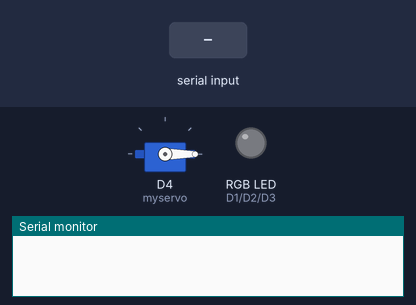
A sketch run on a simulated ESP8266 (NodeMCU). Parts: servo, an RGB LED mixed from three pins (HIGH = lit), the last lines printed to the serial monitor. The test bench sets the inputs (shaded band).

Above: at 2.2 s.
2.3 s: "L90\n" received over Serial
At 3.9 s:
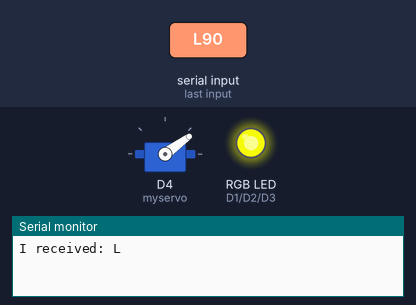
At 8.1 s:
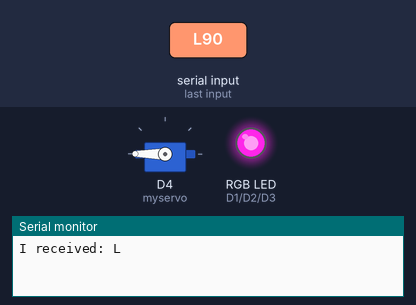
8.3 s: "90,45\n" received over Serial
10.5 s: "L,45\n" received over Serial
At 13.6 s:
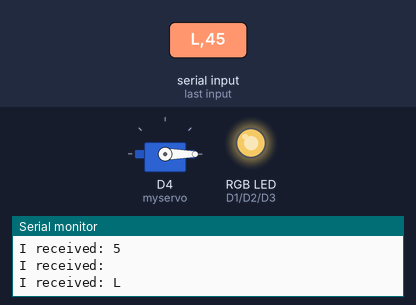
Timing chart, 0 to 19.5 s (numbered marks = the images above; inputs shaded):
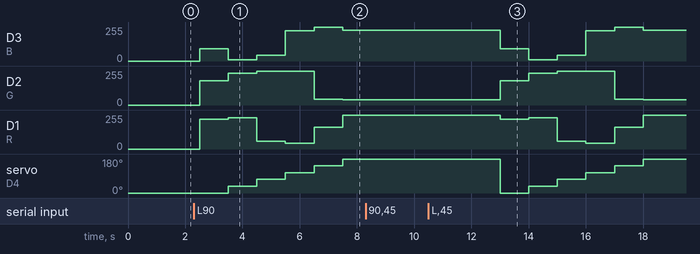

Measured:
- after the input at 2.3 s, D3 (B): 0/255 → 91/255 after 0.20 s, → 10/255 1.0 s later, → 45/255 1.0 s later, → 228/255 1.0 s later, … (6 changes in this stretch); D2 (G): 0/255 → 183/255 after 0.20 s, → 240/255 1.0 s later, → 252/255 1.0 s later, → 45/255 2.0 s later, … (5 changes in this stretch)
- after the input at 10.5 s, D3 (B): 231/255 → 91/255 after 2.5 s, → 10/255 1.0 s later, → 45/255 1.0 s later, → 228/255 1.0 s later, … (6 changes in this stretch); D2 (G): 38/255 → 183/255 after 2.5 s, → 240/255 1.0 s later, → 252/255 1.0 s later, → 45/255 2.0 s later, … (5 changes in this stretch)

The sketch:

ESP_8266_RECIEVER_RX.ino
```cpp
#include <Servo.h>

//Create Servo Object
Servo myservo;

#define servo_pin D4 // servo pin
#define servo_delay 1000
#define R D1
#define G D2
#define B D3
#define USE_SERIAL Serial

// Function prototype
void rgb(int red, int green, int blue);
int hexToDec(String hexVal);
void set_color(String hex);


// Global Varible
char incomingByte; // for incoming serial data
int pos = 0;
int i=0;
int j=5;
//RGB Color
char * RGB[8]={
  "#deb75b",
  "#ecf00a",
  "#3bfc2d",
  "#2dfce4",
  "#a32dfc",
  "#fc26e7",
  "#ff1499"};

//void setup
void setup() {
    USE_SERIAL.begin(115200); // opens serial port, sets data rate to 115200 bps
    pinMode(R, OUTPUT);
    pinMode(G, OUTPUT);
    pinMode(B, OUTPUT);
    myservo.attach(2); //D4
    myservo.write(0);
    delay(1000);
}

void loop() {

  // reply only when you receive data:
  if (USE_SERIAL.available() > 0) {
    // read the incoming byte:
    incomingByte = USE_SERIAL.read();
    // say what you got:
    USE_SERIAL.print("I received: ");
    USE_SERIAL.println(incomingByte);
  }

if(incomingByte == 'L'){
  for (pos = 0; pos <= 180; pos += 36) { // goes from 0 degrees to 180 degrees


    // in steps of 36 degree
    myservo.write(pos);              // tell servo to go to position in variable 'pos'
    set_color(RGB[i]);
    i++;
    delay(servo_delay);                       // waits 1 s for the servo to reach the position
    //pos check
    if(pos >= 180){
      incomingByte = 'A';
      i=0;
      return;
    }
  }
}

if(incomingByte == 'R'){
  for (pos = 180; pos >= 0; pos -= 36) { // goes from 180 degrees to 0 degrees


    myservo.write(pos);              // tell servo to go to position in variable 'pos'
    set_color(RGB[j]);
    j--;
    delay(servo_delay);                       // waits 1s for the servo to reach the position
    if(pos <= 0){
       incomingByte = 'A';
       j=5;
       return;
    }
  }
 }
delay(500);
}


void set_color(String hex){
    int r, g, b;
    if (hex.length() != 7){
        USE_SERIAL.println("Invalid color code");
        return;
    }
    r = hexToDec(hex.substring(1, 3));
    g = hexToDec(hex.substring(3, 5));
    b = hexToDec(hex.substring(5));
//    USE_SERIAL.println("set_color");
    rgb(r, g, b);
}

void rgb(int red, int green, int blue)
{
    analogWrite(R, red);
    analogWrite(G, green);
    analogWrite(B, blue);
}

//hex to decimal converter function
int hexToDec(String hexVal)
{
    int len = hexVal.length();
    int base = 1, i = 0;
    int dec_val = 0;

    for (i = 0; hexVal[i] != '\0'; i++){
        if (hexVal[i] >= 'a' && hexVal[i] <= 'z')
            hexVal[i] = hexVal[i] - 32;
    }
    for (int i = len - 1; i >= 0; i--){
        if (hexVal[i] >= '0' && hexVal[i] <= '9')
        {
            dec_val += (int(hexVal[i]) - 48) * base;
            // incrementing base by power
            base = base * 16;
        }
        else if (hexVal[i] >= 'A' && hexVal[i] <= 'F'){
            dec_val += (int(hexVal[i]) - 55) * base;
            base = base * 16;
        }
    }
    return dec_val;
}
```
